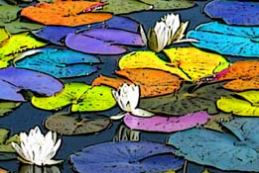
#> input picture test/c.png, 259 x 173 px, found by its file name
$ python colorhist.py
#> lines starting #> are read from the running program, lines starting #| are printed output that depends on the picture; after the words box and inside, x2 and y2 are one past the last pixel; in counts of white or black regions, pixels touching at a corner belong together
import os
import numpy as np
import matplotlib.pyplot as plt
from skimage.io import imread, imshow
from skimage.color import rgb2hsv
from math import pi

def colorhist(img):
  """
  Take an image as 3-d array of RGB channels and plot the distribution of hues
  on a color wheel.
  Return the figure with the plot.
  """
  if img.ndim < 3 or img.shape[2]<1:
    print("CAnnot process black and white images yet")
    return None

  img_hsv = rgb2hsv(img)
  # Only consider pixels with saturation > 0.2 and 0.15 < lightness < 0.95
  mask = (img_hsv[:,:,1]>0.2) & (img_hsv[:,:,2]>0.15) & (img_hsv[:,:,2]<0.95)
  filtered_hue = img_hsv[mask,0]

  h = np.round(filtered_hue*255).astype(int).flatten()
  hist,bins = np.histogram(h,256,[0,256])
  hist = 1.*hist / hist.max()
  polar_bins = 2*pi*bins/256

  cm = plt.get_cmap('hsv')
  hsv_colors = [cm(i) for i in range(256)]

  fig = plt.figure(figsize=(6,6),dpi=300)
  ax = fig.add_subplot(111,polar=True)
  # "colorbar"
  ax.vlines(2*pi-polar_bins[:-1],1,1.2,color=hsv_colors,linewidth=6)
  # actual values
  ax.vlines(2*pi-polar_bins[:-1],1-hist,np.ones(256),color=hsv_colors,linewidth=2)
  ax.set_ylim([0,1.2])
  ax.set_xticks([])
  ax.set_yticks([1])
  ax.set_yticklabels([])
  ax.grid(True,which="major",ls="-",lw=1,color="k")
  return fig

def test():
  "Show a couple of examples of using self."
  import skpyutils
  img = imread(os.path.join(skpyutils.__path__[0],'test/c.png'))
#> img is the input picture: shape (173, 259, 3); mean R, G, B 105, 115, 99.4
  imshow(img);plt.show()
  fig = colorhist(img)
#> in colorhist, `img_hsv = rgb2hsv(img)`: img_hsv: shape (173, 259, 3) float64; mean of channels 0, 1, 2 0.4, 0.583, 0.577
#> in colorhist, `mask = (img_hsv[:,:,1]>0.2) & (img_hsv[:,:,2]>0.15) & (img_hsv[:,:,2]<..`:
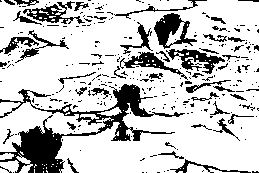
#> mask: shape (173, 259) bool; 78.1% white; 289 black regions (242 under 20 px), largest, box (x1, y1, x2, y2) and area: (0, 84, 185, 173) 3749, (154, 13, 197, 49) 718, (166, 49, 225, 74) 562
#> in colorhist, `hist,bins = np.histogram(h,256,[0,256])`: hist = 256 values, max 820 at index 148, min 1 at index 83, mean 136.8; bins = 257 values from 0 to 256
#> in colorhist, `hist = 1.*hist / hist.max()`: hist = 256 values, max 1 at index 148, min 0.00122 at index 83, mean 0.167
#> in colorhist, `polar_bins = 2*pi*bins/256`: polar_bins = 257 values from 0 to 6.28
  plt.show(fig)
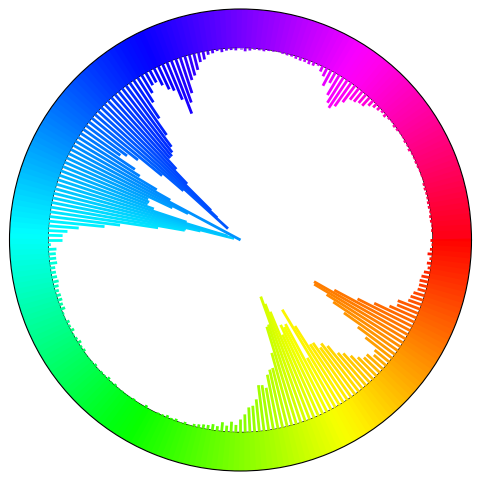
#> figure drawn by matplotlib, 1 panel
  plt.clf()

  img = imread(os.path.join(skpyutils.__path__[0],'test/c2.png'))
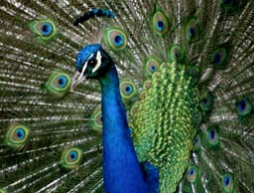
#> input picture test/c2.png, 254 x 193 px, found by its file name
#> img is the input picture: shape (193, 254, 3); mean R, G, B 66.1, 85.4, 66.7
  imshow(img);plt.show()
  fig = colorhist(img)
#> in colorhist (call 2), `img_hsv = rgb2hsv(img)`: img_hsv: shape (193, 254, 3) float64; mean of channels 0, 1, 2 0.288, 0.453, 0.365
#> in colorhist (call 2), `mask = (img_hsv[:,:,1]>0.2) & (img_hsv[:,:,2]>0.15) & (img_hsv[:,:,2]<..`:
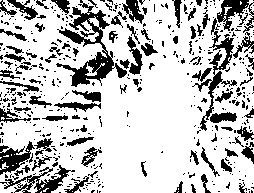
#> mask: shape (193, 254) bool; 75.9% white; 476 black regions (387 under 20 px), largest, box (x1, y1, x2, y2) and area: (56, 0, 127, 87) 1732, (192, 18, 237, 131) 890, (0, 165, 75, 193) 651
#> in colorhist (call 2), `hist,bins = np.histogram(h,256,[0,256])`: hist = 256 values, max 1160 at index 49, min 0 at index 0, mean 145.3
#> in colorhist (call 2), `hist = 1.*hist / hist.max()`: hist = 256 values, max 1 at index 49, min 0 at index 0, mean 0.125
  plt.show(fig)
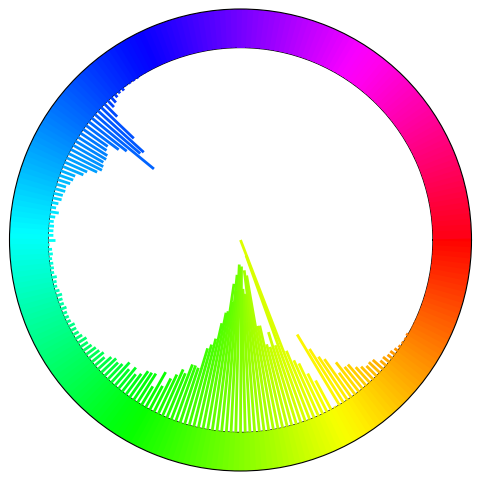
#> figure drawn by matplotlib, 1 panel
  plt.clf()

if __name__ == '__main__':
  test()
